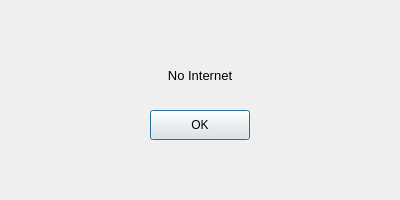
<?xml version="1.0" encoding="UTF-8"?>
<ui version="4.0">
 <class>Dialog</class>
 <widget class="QDialog" name="Dialog">
  <property name="geometry">
   <rect>
    <x>0</x>
    <y>0</y>
    <width>400</width>
    <height>200</height>
   </rect>
  </property>
  <property name="minimumSize">
   <size>
    <width>400</width>
    <height>200</height>
   </size>
  </property>
  <property name="windowTitle">
   <string>Dialog</string>
  </property>
  <widget class="QPushButton" name="okButton">
   <property name="geometry">
    <rect>
     <x>150</x>
     <y>110</y>
     <width>100</width>
     <height>30</height>
    </rect>
   </property>
   <property name="minimumSize">
    <size>
     <width>100</width>
     <height>30</height>
    </size>
   </property>
   <property name="text">
    <string>OK</string>
   </property>
  </widget>
  <widget class="QLabel" name="label">
   <property name="geometry">
    <rect>
     <x>100</x>
     <y>50</y>
     <width>200</width>
     <height>50</height>
    </rect>
   </property>
   <property name="minimumSize">
    <size>
     <width>200</width>
     <height>50</height>
    </size>
   </property>
   <property name="font">
    <font>
     <pointsize>10</pointsize>
    </font>
   </property>
   <property name="text">
    <string>No Internet</string>
   </property>
   <property name="alignment">
    <set>Qt::AlignCenter</set>
   </property>
  </widget>
 </widget>
 <resources/>
 <connections/>
</ui>
